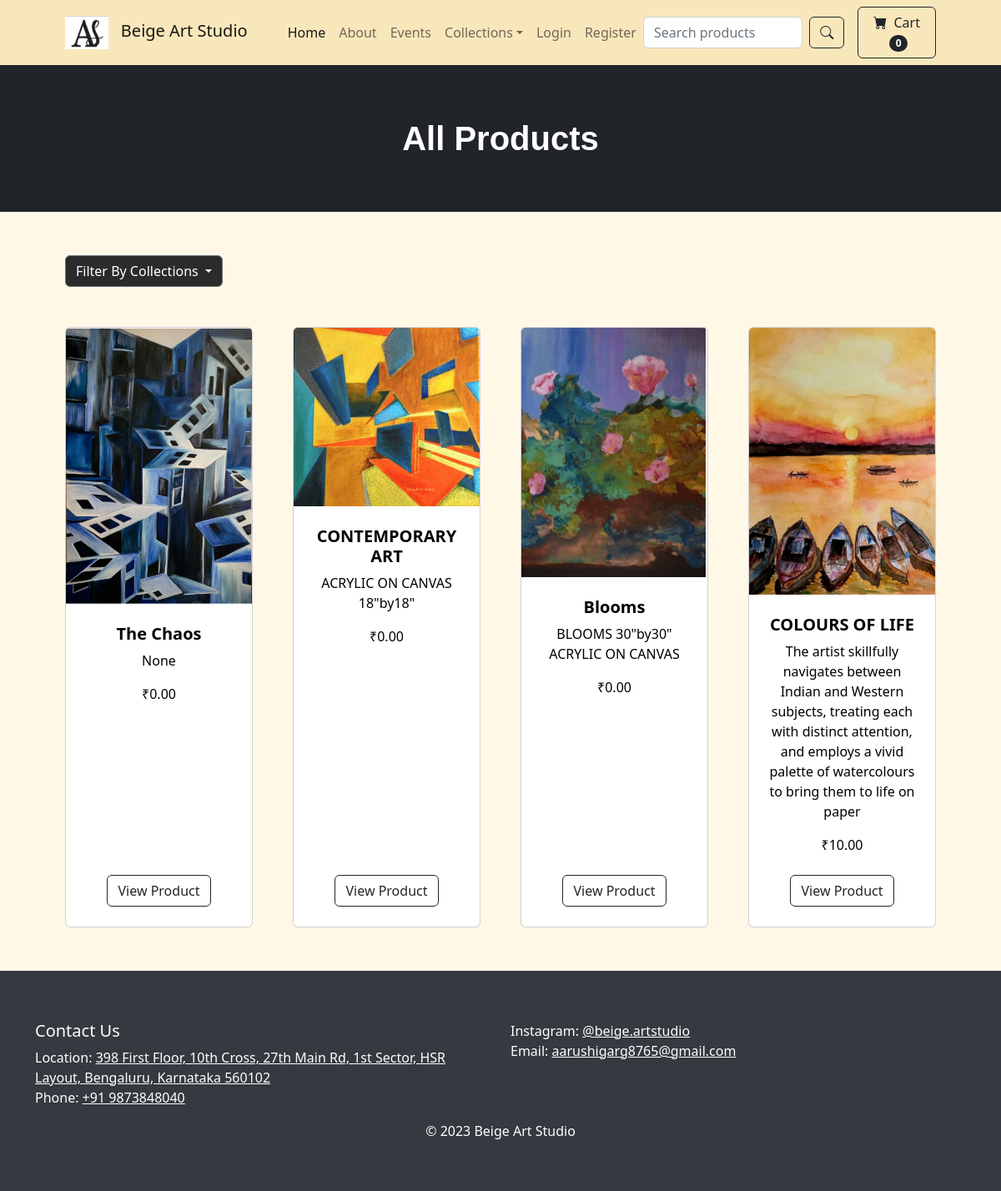
The app's page /category_summary/ with its own data.
### store/models.py (models this page shows, shortened)
class Product(models.Model):
    name = models.CharField(max_length=100)
    price = models.DecimalField(default=0, decimal_places=2, max_digits=6)
    category = models.ForeignKey(Category, on_delete=models.CASCADE, default=1)
    description = models.CharField(max_length=250, default='', blank=True, null=True)
    image = models.ImageField(upload_to='uploads/product/')
    is_sale = models.BooleanField(default=False)
    sale_price = models.DecimalField(default=0, decimal_places=2, max_digits=6)

### store/views.py (the view)
# urls.py: path('category_summary/', views.category_summary, name='category_summary'),
def category_summary(request):
    products=Product.objects.all()
    categories = Category.objects.all()
    return render(request, 'category_summary.html', {"categories":categories, 'products':products})

### cart/cart.py (called while the page is built)
    def __len__(self):
        return len(self.cart)

### cart/context_processors.py (called while the page is built)
def cart(request):
	return {'cart': Cart(request)}

### store/models.py (called while the page is built)
    def __str__(self):
        return self.name

### store/templates/category_summary.html (shortened to what this page needs)
{% extends 'base.html' %}
{% block content %}
<header class="bg-dark py-3">
    <div class="container px-1 px-lg-2 my-5">
        <div class="text-center text-white">
            <h1 class="display-5 fw-bold" style="font-size: 2.5rem; font-family: Arial, sans-serif;">All Products</h1>
        </div>
    </div>
</header>
<section class="py-1">
    <div class="container px-4 px-lg-5 mt-5">
        <div class="dropdown">
            <button class="btn btn-secondary dropdown-toggle" type="button" data-bs-toggle="dropdown" aria-expanded="false" style="background-color: #2b2b2b;">
                Filter By Collections
            </button>
        </div>
    </div>
    <div class="container px-4 px-lg-5 mt-5">
        <div class="row gx-4 gx-lg-5 row-cols-2 row-cols-md-3 row-cols-xl-4 justify-content-center">
            {% for product in products %}
            <div class="col mb-5">
                <div class="card h-100">
                    <img class="card-img-top" src="{{ product.image.url }}" alt="{{ product.name }}" />
                    <div class="card-body p-4">
                        <div class="text-center">
                            <h5 class="fw-bolder">{{ product.name }}</h5>
                            <p>{{ product.description }}</p>
                            ₹{{ product.price }}
                        </div>
                    </div>
                    <div class="card-footer p-4 pt-0 border-top-0 bg-transparent">
                        <div class="text-center">
                            <a class="btn btn-outline-dark mt-auto" href="{% url 'product' product.id %}">View Product</a>
                        </div>
                    </div>
                </div>
            </div>
            {% endfor %}
        </div>
    </div>
</section>
{% endblock %}

### store/templates/base.html (shortened to what this page needs)
{% load static %}
<!DOCTYPE html>
<html lang="en">
<head>
    <link href="https://cdn.jsdelivr.net/npm/bootstrap-icons@1.5.0/font/bootstrap-icons.css" rel="stylesheet" />
    <link href="{% static 'css/styles.css' %}" rel="stylesheet" />
</head>
<body>
    {% include 'navbar.html' %}
    {% block content %}
    {% endblock %}
    <footer class="footer-contact">
        <div class="container">
            <div class="row">
                <div class="col-lg-6">
                    <h5>Contact Us</h5>
                    <ul class="list-unstyled">
                        <li>Location: <a href="https://www.google.com/maps/place/Beige+Art+Studio/@12.9181455,77.6521382,15z/data=!4m6!3m5!1s0x3bae1500067d0053:0xc842689d38c7bd40!8m2!3d12.9181455!4d77.6521382!16s%2Fg%2F11vx4vl65k?entry=ttu" target="_blank">398 First Floor, 10th Cross, 27th Main Rd, 1st Sector, HSR Layout, Bengaluru, Karnataka 560102</a></li>
                        <li>Phone: <a href="tel:+919873848040">+91 9873848040</a></li>
                    </ul>
                </div>
                <div class="col-lg-6">
                    <ul class="list-unstyled">
                        <li>Instagram: <a href="https://www.instagram.com/beige.artstudio/" target="_blank">@beige.artstudio</a></li>
                        <li>Email: <a href="mailto:aarushigarg8765@gmail.com">aarushigarg8765@gmail.com</a></li>
                    </ul>
                </div>
            </div>
            <div class="row">
                <div class="col-lg-12 text-center">
                    <p class="m-0">© 2023 Beige Art Studio</p>
                </div>
            </div>
        </div>
    </footer>
</body>
</html>

### store/templates/navbar.html (shortened to what this page needs)
{% load static %}
<nav class="navbar navbar-expand-lg navbar-light" style="background-color: #f9e7bc;">
    <div class="container px-4 px-lg-5">
        <a class="navbar-brand" href="{% url 'home' %}">
            <img src="{% static 'logo.jpg' %}" alt="Beige Art Studio Logo" style="height: 40px; margin-right: 10px;">
            Beige Art Studio
        </a>
        <div class="collapse navbar-collapse justify-content-between" id="navbarSupportedContent">
            <ul class="navbar-nav me-auto mb-2 mb-lg-0 ms-lg-4">
                <li class="nav-item"><a class="nav-link active" aria-current="page" href="{% url 'home' %}">Home</a></li>
                <li class="nav-item"><a class="nav-link" href="{% url 'about' %}">About</a></li>
                <li class="nav-item"><a class="nav-link" href="{% url 'events' %}">Events</a></li>
                <li class="nav-item dropdown">
                    <a class="nav-link dropdown-toggle" id="navbarDropdownCollections" href="#" role="button" data-bs-toggle="dropdown" aria-expanded="false">Collections</a>
                </li>
            </ul>
            <ul class="navbar-nav">
                {% if user.is_authenticated %}
                    <li class="nav-item dropdown">
                        <a class="nav-link dropdown-toggle" id="navbarDropdownProfile" href="#" role="button" data-bs-toggle="dropdown" aria-expanded="false">Profile</a>
                        <ul class="dropdown-menu dropdown-menu-end" aria-labelledby="navbarDropdownProfile">
                            <li><a class="dropdown-item" href="{% url 'update_user' %}">User Profile</a></li>
                            <li><a class="dropdown-item" href="{% url 'update_info' %}">User Info</a></li>
                            <li><a class="dropdown-item" href="{% url 'order_list' %}">My Orders</a></li>
                            {% if user.is_superuser %}
                                <hr class="dropdown-divider">
                                <li><a class="dropdown-item" href="{% url 'shipped_dash' %}">Shipped Orders</a></li>
                                <li><a class="dropdown-item" href="{% url 'not_shipped_dash' %}">Unshipped Orders</a></li>
                            {% endif %}
                        </ul>
                    </li>
                    <li class="nav-item">
                        <a class="nav-link" href="{% url 'logout' %}">Logout</a></li>
                {% else %}
                    <li class="nav-item"><a class="nav-link" href="{% url 'login' %}">Login</a></li>
                    <li class="nav-item"><a class="nav-link" href="{% url 'register' %}">Register</a></li>
                {% endif %}
            </ul>
            <form class="d-flex flex-row align-items-center" action="{% url 'search' %}" method="post">
                <input class="form-control me-2" type="search" placeholder="Search products" aria-label="Search" name="searched">
                <button class="btn btn-outline-dark" type="submit"><i class="bi bi-search"></i></button>
            </form>
            <a href="{% url 'cart_summary' %}" class="btn btn-outline-dark ms-3"><i class="bi bi-cart-fill me-1"></i>
                Cart
                <span class="badge bg-dark text-white ms-1 rounded-pill" id="cart_quantity">{{ cart|length }}</span>
            </a>
        </div>
    </div>
</nav>

### store/templates/base.html (style rules this page uses)
body { background-color: #fff8e7; color: black; }
.footer-contact { background-color: #343a40; color: white; padding: 60px 0; }
.footer-contact a { color: white; }

### records on screen
Product: image (picture), name "The Chaos", description "None", price "0.00"
Product: image (picture), name "CONTEMPORARY ART", description "ACRYLIC ON CANVAS 18\"by18\"", price "0.00"
Product: image (picture), name "Blooms", description "BLOOMS 30\"by30\" ACRYLIC ON CANVAS", price "0.00"
Product: image (picture), name "COLOURS OF LIFE", description "The artist skillfully navigates between Indian and Western subjects, treating each with distinct attention, and employs a vivid palette of watercolours to bring them to life on paper", price "10.00"

### other values on screen
{{ cart|length }} "0"
